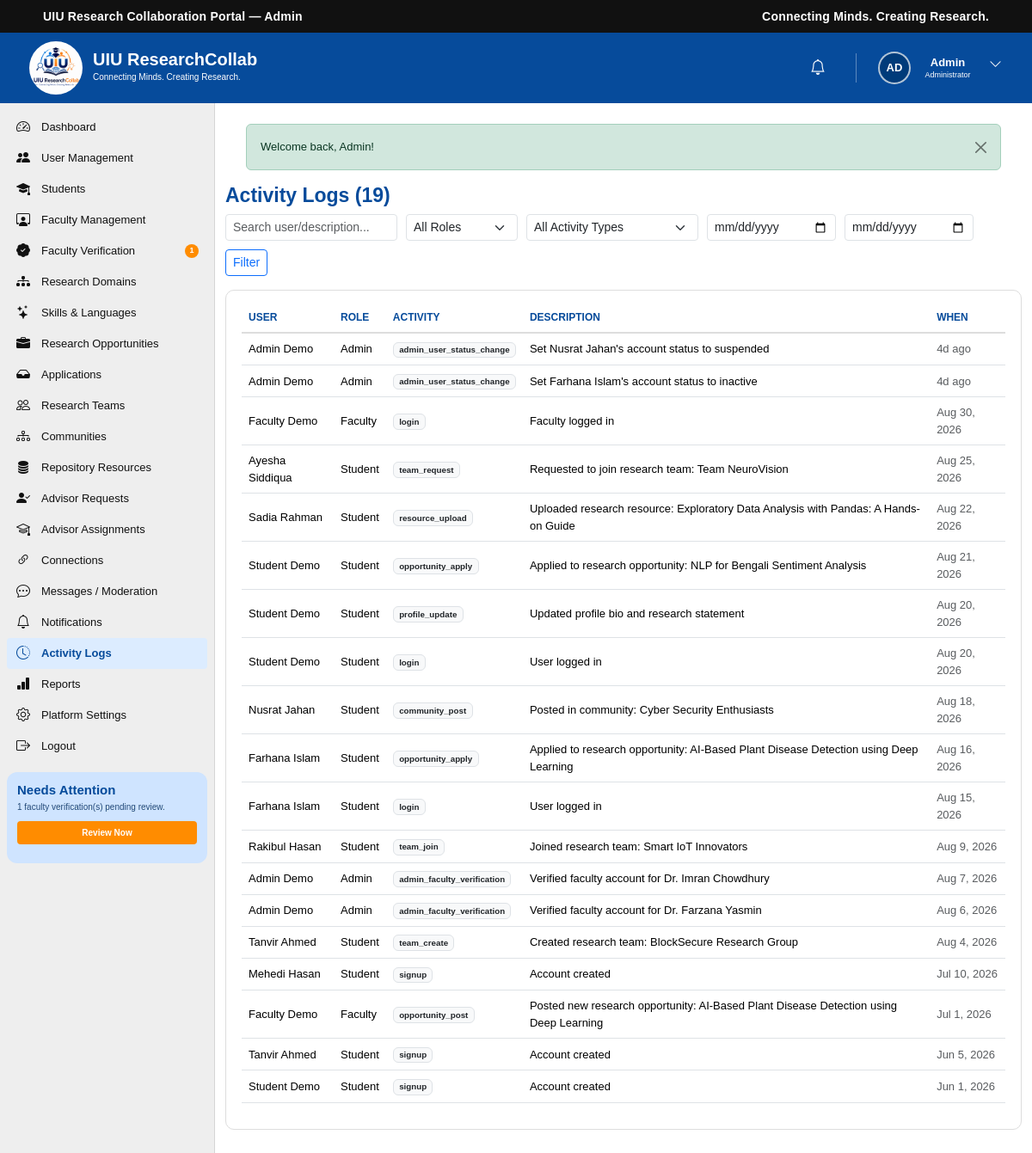
Page /admin/activity-logs.php (signed in) on the committed database.
### tables this page shows
CREATE TABLE `users` (
  `id` int(10) UNSIGNED NOT NULL,
  `name` varchar(100) NOT NULL,
  `email` varchar(150) NOT NULL,
  `password` varchar(255) NOT NULL,
  `role` enum('student','faculty','admin') NOT NULL DEFAULT 'student',
  `status` enum('active','inactive','suspended') NOT NULL DEFAULT 'active',
  `email_verified_at` datetime DEFAULT NULL,
  `last_login_at` datetime DEFAULT NULL,
  `created_at` timestamp NOT NULL DEFAULT current_timestamp(),
  `updated_at` timestamp NOT NULL DEFAULT current_timestamp() ON UPDATE current_timestamp()
);

CREATE TABLE `activity_logs` (
  `id` int(10) UNSIGNED NOT NULL,
  `user_id` int(10) UNSIGNED NOT NULL,
  `activity_type` varchar(100) DEFAULT NULL,
  `description` text DEFAULT NULL,
  `related_type` varchar(100) DEFAULT NULL,
  `related_id` int(10) UNSIGNED DEFAULT NULL,
  `created_at` timestamp NOT NULL DEFAULT current_timestamp()
);

### includes/functions.php (called while the page is built, shortened)
<?php
function e(?string $value): string
{
    return htmlspecialchars((string)$value, ENT_QUOTES, 'UTF-8');
}
function base_url(): string
{
    static $base = null;
    if ($base === null) {
        $root    = str_replace('\\', '/', rtrim(dirname(__DIR__), '/\\'));
        $docRoot = str_replace('\\', '/', rtrim($_SERVER['DOCUMENT_ROOT'] ?? '', '/\\'));
        $base    = ($docRoot !== '' && strpos($root, $docRoot) === 0) ? substr($root, strlen($docRoot)) : '';
    }
    return $base;
}
function url(string $path): string
{
    return base_url() . $path;
}
function time_ago(?string $datetime): string
{
    $ts = strtotime($datetime);
    $diff = time() - $ts;
    if ($diff < 604800) {
        return floor($diff / 86400) . 'd ago';
    }
    return date('M j, Y', $ts);
}
function initials(string $name): string
{
    $parts = array_filter(preg_split('/\s+/', trim($name)));
    $parts = array_values($parts);
    $first = mb_substr($parts[0], 0, 1);
    $last  = count($parts) > 1 ? mb_substr(end($parts), 0, 1) : '';
    return mb_strtoupper($first . $last);
}
function current_page(): int
{
    $p = isset($_GET['page']) ? (int)$_GET['page'] : 1;
    return $p > 0 ? $p : 1;
}
function paginate_offset(int $page, int $perPage): int
{
    return ($page - 1) * $perPage;
}

### includes/auth.php (called while the page is built, shortened)
<?php
function current_user_id(): ?int
{
    return isset($_SESSION['user_id']) ? (int)$_SESSION['user_id'] : null;
}
function is_logged_in(): bool
{
    return isset($_SESSION['user_id']);
}
function current_user(): ?array
{
    static $cache = null;
    if ($cache === null) {
        $stmt = db()->prepare('SELECT * FROM users WHERE id = ? LIMIT 1');
        $stmt->execute([current_user_id()]);
        $cache = $stmt->fetch() ?: null;
    }
    return $cache;
}

### config/database.php (called while the page is built, shortened)
<?php
function db(): PDO
{
    static $pdo = null;
    if ($pdo === null) {
        $dsn = 'mysql:host=' . DB_HOST . ';dbname=' . DB_NAME . ';charset=' . DB_CHARSET;
        try {
            $pdo = new PDO($dsn, DB_USER, DB_PASS, [
                PDO::ATTR_ERRMODE            => PDO::ERRMODE_EXCEPTION,
                PDO::ATTR_DEFAULT_FETCH_MODE => PDO::FETCH_ASSOC,
                PDO::ATTR_EMULATE_PREPARES   => false,
            ]);
        } catch (PDOException $e) {
            error_log('Database connection failed: ' . $e->getMessage());
            http_response_code(500);
            die('Service temporarily unavailable. Please try again later.');
        }
    }
    return $pdo;
}

### includes/admin_guard.php (called while the page is built, shortened)
<?php
$currentUser = current_user();

### admin/activity-logs.php (the view, shortened to what this page needs)
<?php
require_once __DIR__ . '/../includes/admin_guard.php';
$pdo = db();
$q          = trim((string)($_GET['q'] ?? ''));
$dateFrom   = (string)($_GET['from'] ?? '');
$dateTo     = (string)($_GET['to'] ?? '');
$where = ['1=1']; $params = [];
$perPage = 30; $page = current_page();
$countStmt = $pdo->prepare("SELECT COUNT(*) FROM activity_logs al JOIN users u ON u.id = al.user_id WHERE " . implode(' AND ', $where));
$countStmt->execute($params);
$total = (int)$countStmt->fetchColumn();
$stmt = $pdo->prepare(
    "SELECT al.*, u.name AS user_name, u.role AS user_role
     FROM activity_logs al JOIN users u ON u.id = al.user_id
     WHERE " . implode(' AND ', $where) . " ORDER BY al.created_at DESC LIMIT $perPage OFFSET " . paginate_offset($page, $perPage)
);
$stmt->execute($params);
$logs = $stmt->fetchAll();
?>
<!DOCTYPE html>
<html lang="en">
<head>
    <link href="https://cdn.jsdelivr.net/npm/bootstrap@5.3.3/dist/css/bootstrap.min.css" rel="stylesheet">
    <link rel="stylesheet" href="https://cdn.jsdelivr.net/npm/bootstrap-icons@1.11.3/font/bootstrap-icons.min.css">
    <link rel="stylesheet" href="../CSS/dashboard.css">
</head>
<body>
<?php require __DIR__ . '/../includes/admin_header.php'; ?>
<?php require __DIR__ . '/../includes/admin_sidebar.php'; ?>
    <main class="dashboard-main">
        <h2 style="color:var(--uiu-blue);font-size:23px;font-weight:700;">Activity Logs (<?= $total ?>)</h2>
        <form method="get" class="filter-bar">
            <input type="text" name="q" value="<?= e($q) ?>" class="form-control form-control-sm" style="max-width:200px;" placeholder="Search user/description...">
            <select name="role" class="form-select form-select-sm" style="max-width:130px;"><option value="">All Roles</option></select>
            <select name="type" class="form-select form-select-sm" style="max-width:200px;"><option value="">All Activity Types</option></select>
            <input type="date" name="from" value="<?= e($dateFrom) ?>" class="form-control form-control-sm" style="max-width:150px;">
            <input type="date" name="to" value="<?= e($dateTo) ?>" class="form-control form-control-sm" style="max-width:150px;">
            <button type="submit" class="btn btn-sm btn-outline-primary">Filter</button>
        </form>
        <div class="app-panel">
            <?php if (!$logs): ?>
                <div class="app-empty-state"><i class="bi bi-clock-history"></i><p>No activity found.</p></div>
            <?php else: ?>
            <div class="table-responsive-wrap">
            <table class="table table-hover">
                <thead><tr><th>User</th><th>Role</th><th>Activity</th><th>Description</th><th>When</th></tr></thead>
                <tbody>
                <?php foreach ($logs as $l): ?>
                    <tr>
                        <td><?= e($l['user_name']) ?></td>
                        <td><?= e(ucfirst($l['user_role'])) ?></td>
                        <td><span class="badge bg-light text-dark border"><?= e($l['activity_type'] ?: '—') ?></span></td>
                        <td><?= e($l['description']) ?></td>
                        <td class="text-muted"><?= e(time_ago($l['created_at'])) ?></td>
                    </tr>
                <?php endforeach; ?>
                </tbody>
            </table>
            </div>
            <?php endif; ?>
        </div>
    </main>
<?php require __DIR__ . '/../includes/footer.php'; ?>
</body>
</html>

### includes/admin_header.php (shortened to what this page needs)
<div class="top-bar">
    <div class="container-fluid">
        <div class="row align-items-center">
            <div class="col-6">
                <div class="portal-title">UIU Research Collaboration Portal — Admin</div>
            </div>
            <div class="col-6 text-end">
                <div class="portal-tagline">Connecting Minds. Creating Research.</div>
            </div>
        </div>
    </div>
</div>
<header class="dashboard-header">
    <div class="dashboard-header-left">
        <a href="<?= e(url('/admin/dashboard.php')) ?>" class="dashboard-logo-link">
            <img src="<?= e(url('/IMAGES/logo.jpg')) ?>" alt="UIU ResearchCollab Logo" class="dashboard-logo">
        </a>
        <div class="dashboard-brand">
            <h1>UIU ResearchCollab</h1>
            <p>Connecting Minds. Creating Research.</p>
        </div>
    </div>
    <div class="dashboard-header-right">
        <div class="header-icon notification-icon">
            <a href="<?= e(url('/admin/notifications.php')) ?>" aria-label="Notifications">
                <i class="bi bi-bell"></i>
            </a>
        </div>
        <div class="dropdown dashboard-user-dropdown">
            <button class="dashboard-user btn p-0 border-0 bg-transparent" type="button" data-bs-toggle="dropdown" aria-expanded="false" aria-label="User menu">
                <span class="user-avatar avatar-initials"><?= e(initials($currentUser['name'])) ?></span>
                <div class="user-information">
                    <h3 class="user-first-name"><?= e(explode(' ', trim($currentUser['name']))[0] ?? $currentUser['name']) ?></h3>
                    <p>Administrator</p>
                </div>
                <span class="user-dropdown-button"><i class="bi bi-chevron-down"></i></span>
            </button>
        </div>
    </div>
</header>
<div class="dashboard-wrapper">

### CSS/dashboard.css (style rules this page uses)
:root { --uiu-blue: #064b9b; --uiu-dark-blue: #003b7a; --uiu-light-blue: #e5f0ff; --uiu-orange: #ff8c00; --uiu-green: #13a538; --uiu-purple: #7b3fc6; --uiu-teal: #00a99d; --text-dark: #111111; --text-medium: #444444; --text-light: #666666; --background: #f5f5f5; --card-background: #ffffff; --border-color: #dddddd; }
* { margin: 0; padding: 0; box-sizing: border-box; }
html { scroll-behavior: smooth; }
body { font-family: Arial, Helvetica, sans-serif; background-color: var(--background); color: var(--text-dark); font-size: 14px; overflow-x: hidden; }
a { text-decoration: none; }
button, input { font-family: inherit; }
img { max-width: 100%; display: block; }
.top-bar { width: 100%; min-height: 38px; background-color: #111111; color: #ffffff; display: flex; align-items: center; }
.top-bar .container-fluid { padding-left: 50px; padding-right: 50px; }
.portal-title { font-size: 14px; font-weight: 700; letter-spacing: 0.2px; line-height: 1.2; }
.portal-tagline { font-size: 14px; font-weight: 600; letter-spacing: 0.2px; line-height: 1.2; }
.dashboard-header { width: 100%; height: 82px; background-color: var(--uiu-blue); display: flex; align-items: center; justify-content: space-between; padding: 30px 30px; color: #ffffff; }
.dashboard-header-left { display: flex; align-items: center; height: 100%; flex-shrink: 0; }
.dashboard-logo-link { display: flex; align-items: center; justify-content: center; width: 70px; height: 70px; }
.dashboard-logo { width: 62px; height: 62px; object-fit: contain; border-radius: 50%; }
.dashboard-brand { margin-left: 8px; line-height: 1; }
.dashboard-brand h1 { margin: 0; color: #ffffff; font-size: 20px; font-weight: 700; line-height: 20px; }
.dashboard-brand p { margin: 1px 0 0; color: #ffffff; font-size: 10px; line-height: 20px; }
.dashboard-header-right { height: 100%; display: flex; align-items: center; justify-content: flex-end; gap: 15px; }
.header-icon { width: 38px; height: 42px; display: flex; align-items: center; justify-content: center; position: relative; }
.dashboard-user { height: 100%; display: flex; align-items: center; gap: 8px; }
.user-avatar { width: 38px; height: 38px; border-radius: 50%; object-fit: cover; border: 2px solid rgba(255, 255, 255, 0.7); }
.user-information { min-width: 70px; }
.user-information h3 { margin: 0; color: #ffffff; font-size: 13px; font-weight: 700; line-height: 16px; }
.user-information p { margin: 0; color: #ffffff; font-size: 9px; line-height: 12px; }
.user-dropdown-button { width: 25px; height: 30px; border: none; background: transparent; color: #ffffff; font-size: 15px; cursor: pointer; }
.dashboard-wrapper { width: 100%; min-height: calc(100vh - 102px); display: flex; align-items: stretch; }
.dashboard-main { flex: 1; min-width: 0; background-color: #ffffff; padding: 10px 12px 20px; }
.avatar-initials { display: flex; align-items: center; justify-content: center; background-color: var(--uiu-dark-blue); color: #ffffff; font-size: 13px; font-weight: 700; }
.header-icon a { width: 35px; height: 35px; border: none; background: transparent; color: #ffffff; font-size: 18px; cursor: pointer; display: flex; align-items: center; justify-content: center; position: relative; }
.dashboard-user-dropdown { height: 100%; display: flex; align-items: center; }

### admin/activity-logs.php (style rules this page uses)
.app-panel { background:#fff;border:1px solid var(--border-color);border-radius:10px;padding:14px 18px;margin-bottom:12px }
.filter-bar { display:flex;flex-wrap:wrap;gap:10px;margin-bottom:16px }
.table thead th { color:var(--uiu-blue);font-size:12px;text-transform:uppercase;border-bottom:2px solid var(--border-color) }
.table td { vertical-align:middle;font-size:13px }
.table-responsive-wrap { overflow-x:auto }

### rows in the picture
users: name "AD", name "Admin"
activity_logs: user.name "Admin Demo", user.role "Admin", activity_type "admin_user_status_change", description "Set Nusrat Jahan's account status to suspended", created_at "4d ago"
activity_logs: user.name "Admin Demo", user.role "Admin", activity_type "admin_user_status_change", description "Set Farhana Islam's account status to inactive", created_at "4d ago"
activity_logs: user.name "Faculty Demo", user.role "Faculty", activity_type "login", description "Faculty logged in", created_at "Aug 30, 2026"
activity_logs: user.name "Ayesha Siddiqua", user.role "Student", activity_type "team_request", description "Requested to join research team: Team NeuroVision", created_at "Aug 25, 2026"
activity_logs: user.name "Sadia Rahman", user.role "Student", activity_type "resource_upload", description "Uploaded research resource: Exploratory Data Analysis with Pandas: A Hands-on Guide", created_at "Aug 22, 2026"
activity_logs: user.name "Student Demo", user.role "Student", activity_type "opportunity_apply", description "Applied to research opportunity: NLP for Bengali Sentiment Analysis", created_at "Aug 21, 2026"
activity_logs: user.name "Student Demo", user.role "Student", activity_type "profile_update", description "Updated profile bio and research statement", created_at "Aug 20, 2026"
activity_logs: user.name "Student Demo", user.role "Student", activity_type "login", description "User logged in", created_at "Aug 20, 2026"
activity_logs: user.name "Nusrat Jahan", user.role "Student", activity_type "community_post", description "Posted in community: Cyber Security Enthusiasts", created_at "Aug 18, 2026"
activity_logs: user.name "Farhana Islam", user.role "Student", activity_type "opportunity_apply", description "Applied to research opportunity: AI-Based Plant Disease Detection using Deep Learning", created_at "Aug 16, 2026"
activity_logs: user.name "Farhana Islam", user.role "Student", activity_type "login", description "User logged in", created_at "Aug 15, 2026"
activity_logs: user.name "Rakibul Hasan", user.role "Student", activity_type "team_join", description "Joined research team: Smart IoT Innovators", created_at "Aug 9, 2026"
activity_logs: user.name "Admin Demo", user.role "Admin", activity_type "admin_faculty_verification", description "Verified faculty account for Dr. Imran Chowdhury", created_at "Aug 7, 2026"
activity_logs: user.name "Admin Demo", user.role "Admin", activity_type "admin_faculty_verification", description "Verified faculty account for Dr. Farzana Yasmin", created_at "Aug 6, 2026"
activity_logs: user.name "Tanvir Ahmed", user.role "Student", activity_type "team_create", description "Created research team: BlockSecure Research Group", created_at "Aug 4, 2026"
activity_logs: user.name "Mehedi Hasan", user.role "Student", activity_type "signup", description "Account created", created_at "Jul 10, 2026"
activity_logs: user.name "Faculty Demo", user.role "Faculty", activity_type "opportunity_post", description "Posted new research opportunity: AI-Based Plant Disease Detection using Deep Learning", created_at "Jul 1, 2026"
activity_logs: user.name "Tanvir Ahmed", user.role "Student", activity_type "signup", description "Account created", created_at "Jun 5, 2026"
activity_logs: user.name "Student Demo", user.role "Student", activity_type "signup", description "Account created", created_at "Jun 1, 2026"

### other values in the picture
$label "Dashboard"
$label "User Management"
$label "Students"
$label "Faculty Management"
$label "Faculty Verification"
$pendingVerificationCount "1"
$label "Research Domains"
$label "Skills & Languages"
$label "Research Opportunities"
$label "Applications"
$label "Research Teams"
$label "Communities"
$label "Repository Resources"
$label "Advisor Requests"
$label "Advisor Assignments"
